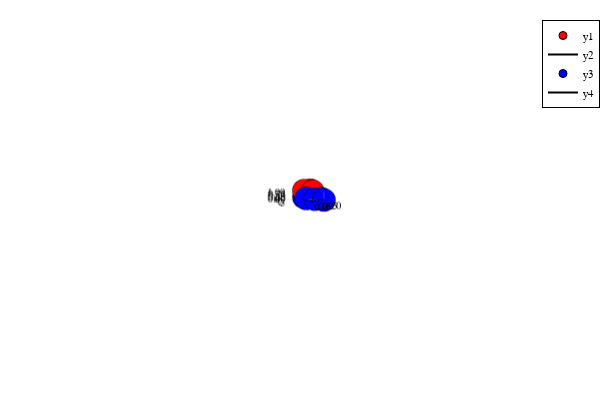

Write notebook code for a chart like this one.
### Code cell
p1 = e0
p2 = ex
p3 = ex + ey
p4 = p3 + ez
p5 = p4 - ex
p6 = p5 - ey
points = [p1,p2,p3,p4,p5,p6]
#points = [p + 0.05*2*(Point()-(ex+ey+ez)) for p in points]
Q = stair(5)
#P = PolygonalChain([p + 0.05*2*(Point()-(ex+ey+ez)) for p in points])
P = PolygonalChain(points)
p = plot()
#plotChain!(P,"red")
#plotChain!(Q,"blue")

### Figure 1 — Plotly figure (JSON) as saved in the notebook; plotly's stock layout.template omitted (floating-point values rounded to 4 significant figures)
{"data": [{"colorbar": {"title": {"text": ""}}, "legendgroup": "y1", "marker": {"color": "rgba(255, 0, 0, 1.000)", "line": {"color": "rgba(0, 0, 0, 1)", "width": 1}, "size": 8, "symbol": "circle"}, "mode": "markers", "name": "y1", "scene": "scene", "showlegend": true, "type": "scatter3d", "x": [0, 1, 1, 1, 0, 0], "xaxis": "x", "y": [0, 0, 1, 1, 1, 0], "yaxis": "y", "z": [0, 0, 0, 1, 1, 1], "zaxis": "z", "zmax": null, "zmin": null}, {"colorbar": {"title": {"text": ""}}, "legendgroup": "y2", "line": {"color": "rgba(0, 0, 0, 1)", "dash": "solid", "shape": "linear", "width": 2}, "mode": "lines", "name": "y2", "scene": "scene", "showlegend": true, "type": "scatter3d", "x": [0, 1, 1, 1, 0, 0], "xaxis": "x", "y": [0, 0, 1, 1, 1, 0], "yaxis": "y", "z": [0, 0, 0, 1, 1, 1], "zaxis": "z", "zmax": null, "zmin": null}, {"colorbar": {"title": {"text": ""}}, "legendgroup": "y3", "marker": {"color": "rgba(0, 0, 255, 1.000)", "line": {"color": "rgba(0, 0, 0, 1)", "width": 1}, "size": 8, "symbol": "circle"}, "mode": "markers", "name": "y3", "scene": "scene", "showlegend": true, "type": "scatter3d", "x": [0, 1, 1, 2, 2, 3], "xaxis": "x", "y": [0, 0, 1, 1, 2, 2], "yaxis": "y", "z": [0, 0, 0, 0, 0, 0], "zaxis": "z", "zmax": null, "zmin": null}, {"colorbar": {"title": {"text": ""}}, "legendgroup": "y4", "line": {"color": "rgba(0, 0, 0, 1)", "dash": "solid", "shape": "linear", "width": 2}, "mode": "lines", "name": "y4", "scene": "scene", "showlegend": true, "type": "scatter3d", "x": [0, 1, 1, 2, 2, 3], "xaxis": "x", "y": [0, 0, 1, 1, 2, 2], "yaxis": "y", "z": [0, 0, 0, 0, 0, 0], "zaxis": "z", "zmax": null, "zmin": null}], "layout": {"annotations": [], "height": 400, "legend": {"bgcolor": "rgba(255, 255, 255, 1.000)", "bordercolor": "rgba(0, 0, 0, 1)", "borderwidth": 1, "font": {"color": "rgba(0, 0, 0, 1)", "family": "sans-serif", "size": 11}, "title": {"font": {"color": "rgba(0, 0, 0, 1)", "family": "sans-serif", "size": 15}, "text": ""}, "tracegroupgap": 0, "traceorder": "normal", "x": 1, "xanchor": "auto", "y": 1, "yanchor": "auto"}, "margin": {"b": 20, "l": 0, "r": 0, "t": 20}, "paper_bgcolor": "rgba(255, 255, 255, 1.000)", "plot_bgcolor": "rgba(255, 255, 255, 1.000)", "scene": {"aspectmode": "auto", "aspectratio": {"x": 1.651, "y": 1.101, "z": 0.5503}, "camera": {"center": {"x": 0, "y": 0, "z": 0}, "eye": {"x": 28.93, "y": -10.52, "z": 5.567}, "projection": {"type": "perspective"}, "up": {"x": 0, "y": 0, "z": 1}}, "domain": {"x": [0.05101, 0.9934], "y": [0.03762, 0.9902]}, "xaxis": {"gridcolor": "rgba(0, 0, 0, 0.1)", "gridwidth": 0.5, "linecolor": "rgba(0, 0, 0, 1)", "mirror": false, "range": [-0.09, 3.09], "showgrid": true, "showline": true, "showticklabels": true, "tickangle": 0, "tickcolor": "rgb(0, 0, 0)", "tickfont": {"color": "rgba(0, 0, 0, 1)", "family": "sans-serif", "size": 11}, "tickmode": "array", "ticks": "inside", "ticktext": ["0", "1", "2", "3"], "tickvals": [0, 1, 2, 3], "title": {"font": {"color": "rgba(0, 0, 0, 1)", "family": "sans-serif", "size": 15}, "text": ""}, "type": "linear", "visible": true, "zeroline": false, "zerolinecolor": "rgba(0, 0, 0, 1)"}, "yaxis": {"gridcolor": "rgba(0, 0, 0, 0.1)", "gridwidth": 0.5, "linecolor": "rgba(0, 0, 0, 1)", "mirror": false, "range": [-0.06, 2.06], "showgrid": true, "showline": true, "showticklabels": true, "tickangle": 0, "tickcolor": "rgb(0, 0, 0)", "tickfont": {"color": "rgba(0, 0, 0, 1)", "family": "sans-serif", "size": 11}, "tickmode": "array", "ticks": "inside", "ticktext": ["0.0", "0.5", "1.0", "1.5", "2.0"], "tickvals": [0, 0.5, 1, 1.5, 2], "title": {"font": {"color": "rgba(0, 0, 0, 1)", "family": "sans-serif", "size": 15}, "text": ""}, "type": "linear", "visible": true, "zeroline": false, "zerolinecolor": "rgba(0, 0, 0, 1)"}, "zaxis": {"gridcolor": "rgba(0, 0, 0, 0.1)", "gridwidth": 0.5, "linecolor": "rgba(0, 0, 0, 1)", "mirror": false, "range": [-0.03, 1.03], "showgrid": true, "showline": true, "showticklabels": true, "tickangle": 0, "tickcolor": "rgb(0, 0, 0)", "tickfont": {"color": "rgba(0, 0, 0, 1)", "family": "sans-serif", "size": 11}, "tickmode": "array", "ticks": "inside", "ticktext": ["0.00", "0.25", "0.50", "0.75", "1.00"], "tickvals": [0, 0.25, 0.5, 0.75, 1], "title": {"font": {"color": "rgba(0, 0, 0, 1)", "family": "sans-serif", "size": 15}, "text": ""}, "type": "linear", "visible": true, "zeroline": false, "zerolinecolor": "rgba(0, 0, 0, 1)"}}, "showlegend": true, "width": 600}}
